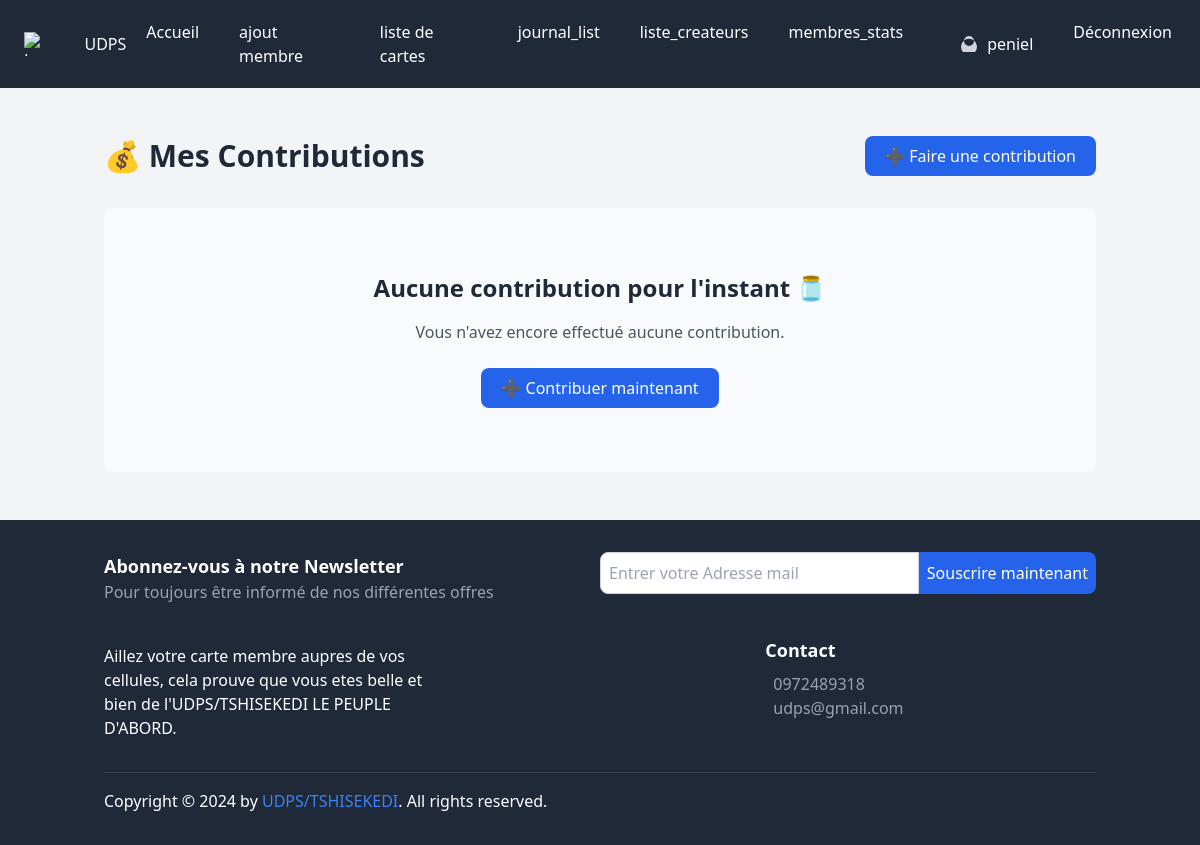
The app's page /user/mes-contributions/ (signed in), older data.
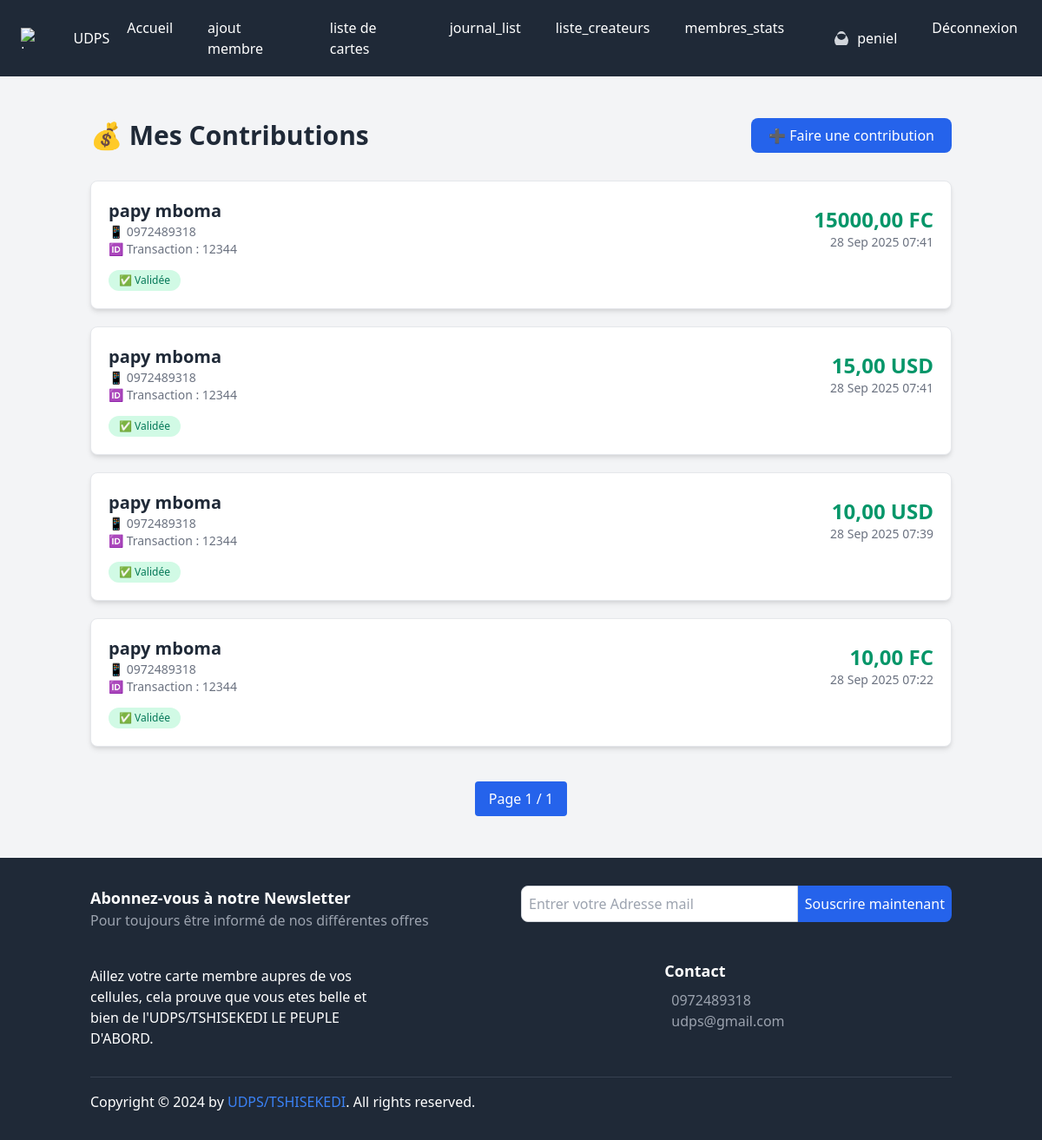
The same page, newer data.
### core/models.py (models this page shows, shortened)
class CustomUser(AbstractUser):
    email = models.EmailField(unique=True)
    profile_pic = models.ImageField(upload_to="p_img", blank=True, null=True)
    address = models.CharField(max_length=50, blank=True, null=True)
    phone = models.CharField(max_length=11, blank=True, null=True)
    role = models.CharField(max_length=50, blank=True, null=True)
    bio = models.TextField(blank=True, null=True)
    is_active_user = models.BooleanField(default=False)  # utilisateur désactivé par défaut
    province = models.CharField(max_length=100, blank=True, null=True)
    ville_ou_district = models.CharField(max_length=100, blank=True, null=True)
    commune_ou_contree = models.CharField(max_length=100, blank=True, null=True)
    USERNAME_FIELD = 'email'
    REQUIRED_FIELDS = ('username',)

class Contribution(models.Model):
    DEVISE_CHOICES = [
        ('USD', 'Dollar américain (USD)'),
        ('FC', 'Franc congolais (FC)'),
    ]
    user = models.ForeignKey(
        settings.AUTH_USER_MODEL,
        on_delete=models.CASCADE,
        null=True,
        blank=True,
        related_name='contributions'
    )
    nom_contributeur = models.CharField(max_length=100)
    montant = models.DecimalField(max_digits=10, decimal_places=2)
    devise = models.CharField(max_length=3, choices=DEVISE_CHOICES, default='FC')  # ✅ Nouveau champ
    id_transaction = models.CharField(max_length=255)
    phone_number = models.CharField(max_length=20)
    date_contribution = models.DateTimeField(auto_now_add=True)
    is_active = models.BooleanField(default=False)

### core/views.py (the view)
# urls.py: path("mes-contributions/", views.mes_contributions_view, name="mes_contributions"),
@login_required
def mes_contributions_view(request):
    contributions_list = (
        Contribution.objects
        .filter(user=request.user, is_active=True)  # ✅ on filtre uniquement les contributions validées
        .order_by('-date_contribution')
    )
    paginator = Paginator(contributions_list, 8)  # tu peux changer le nombre par page
    page_number = request.GET.get("page")
    page_obj = paginator.get_page(page_number)
    return render(request, "core/mes_contributions.html", {
        "page_obj": page_obj
    })

### core/templates/core/mes_contributions.html (shortened to what this page needs)
{% extends "base.html" %}
{% block content %}
<div class="max-w-5xl mx-auto py-12 px-4">
    <div class="flex justify-between items-center mb-8">
        <h1 class="text-3xl font-bold text-gray-800">💰 Mes Contributions</h1>
        <a href="{% url 'contribute' %}"
           class="bg-blue-600 text-white px-5 py-2 rounded-lg hover:bg-blue-700 transition">
           ➕ Faire une contribution
        </a>
    </div>
    {% if page_obj %}
        <div class="grid gap-5">
            {% for c in page_obj %}
                <div class="bg-white shadow-md rounded-lg p-5 border border-gray-200 hover:shadow-lg transition">
                    <div class="flex justify-between items-center">
                        <div>
                            <h2 class="text-xl font-semibold text-gray-800">
                                {{ c.nom_contributeur }}
                            </h2>
                            <p class="text-sm text-gray-500">📱 {{ c.phone_number }}</p>
                            <p class="text-sm text-gray-500">🆔 Transaction : {{ c.id_transaction }}</p>
                        </div>
                        <div class="text-right">
                            <p class="text-2xl font-bold text-green-600">
                                {{ c.montant }} {{ c.devise }}
                            </p>
                            <p class="text-sm text-gray-500">
                                {{ c.date_contribution|date:"d M Y H:i" }}
                            </p>
                        </div>
                    </div>
                    <div class="mt-3">
                        {% if c.is_active %}
                            <span class="inline-block bg-green-100 text-green-700 text-xs px-3 py-1 rounded-full">✅ Validée</span>
                        {% else %}
                            <span class="inline-block bg-yellow-100 text-yellow-700 text-xs px-3 py-1 rounded-full">⏳ En attente</span>
                        {% endif %}
                    </div>
                </div>
            {% endfor %}
        </div>
        <div class="mt-10 flex justify-center space-x-2">
            <span class="px-4 py-2 bg-blue-600 text-white rounded">
                Page {{ page_obj.number }} / {{ page_obj.paginator.num_pages }}
            </span>
        </div>
    {% else %}
        <div class="text-center py-16 bg-gray-50 rounded-lg">
            <h2 class="text-2xl font-semibold text-gray-800 mb-4">Aucune contribution pour l'instant 🫙</h2>
            <p class="text-gray-600 mb-6">Vous n'avez encore effectué aucune contribution.</p>
            <a href="{% url 'contribute' %}"
               class="inline-block bg-blue-600 text-white px-5 py-2 rounded-lg hover:bg-blue-700 transition">
               ➕ Contribuer maintenant
            </a>
        </div>
    {% endif %}
</div>
{% endblock %}

### templates/base.html (shortened to what this page needs)
{% load static %}
<!DOCTYPE html>
<html lang="fr">
<head>
    <link href="https://cdn.jsdelivr.net/npm/tailwindcss@2.2.19/dist/tailwind.min.css" rel="stylesheet">
</head>
<body class="bg-gray-100">
    <nav class="bg-gray-800 text-white">
        <div class="max-w-7xl mx-auto px-4 py-3 flex justify-between items-center">
            <a href="{% url 'index' %}" class="text-gray hover:underline flex items-center bg-white-800 p-2 rounded">
                <img src="{% static 'img/logo_udps.jpg' %}" alt="Logo" class="h-6 mr-2">
                UDPS
            </a>
            <div class="hidden md:flex space-x-4">
                <a href="{% url 'index' %}" class="hover:bg-gray-700 px-3 py-2 rounded">Accueil</a>
                {% if request.user.is_authenticated and request.user.is_active_user %}
                <a href="{% url 'citoyen_create' %}" class="hover:bg-gray-700 px-3 py-2 rounded">ajout membre</a>
                {% endif %}
                {% if request.user.is_authenticated and request.user.is_active_user %}
                <a href="{% url 'citoyens_list' %}" class="hover:bg-gray-700 px-3 py-2 rounded">liste de cartes</a>
                {% endif %}
                {% if request.user.is_authenticated and request.user.is_active_user %}
                <a href="{% url 'journal_list' %}" class="hover:bg-gray-700 px-3 py-2 rounded">journal_list</a>
                {% endif %}
                {% if request.user.is_authenticated and request.user.is_active_user %}
                <a href="{% url 'liste_createurs' %}" class="hover:bg-gray-700 px-3 py-2 rounded">liste_createurs</a>
                {% endif %}
                {% if request.user.is_authenticated and request.user.is_active_user %}
                <a href="{% url 'citoyens_dashboard_stats' %}" class="hover:bg-gray-700 px-3 py-2 rounded">membres_stats</a>
                {% endif %}
                {% if request.user.is_authenticated %}
                <a href="{% url 'profile' user.id %}" class="flex items-center space-x-2 hover:bg-gray-700 px-3 py-2 rounded">
                    <svg xmlns="http://www.w3.org/2000/svg"
                         class="h-5 w-5 text-gray-300"
                         viewBox="0 0 20 20"
                         fill="currentColor">
                      <path fill-rule="evenodd"
                            d="M10 2a5 5 0 100 10 5 5 0 000-10zM4 18a8 8 0 1112 0H4z"
                            clip-rule="evenodd" />
                    </svg>
                    <span>{{ request.user.username }}</span>
                  </a>
                    <a href="{% url 'signout' %}" class="hover:bg-gray-700 px-3 py-2 rounded">Déconnexion</a>
                {% else %}
                    <a href="{% url 'signup' %}" class="hover:bg-gray-700 px-3 py-2 rounded">S'inscrire</a>
                    <a href="{% url 'signin' %}" class="hover:bg-gray-700 px-3 py-2 rounded">Connexion</a>
                {% endif %}
            </div>
        </div>
    </nav>
      {% block content %}{% endblock content %}
    <footer class="bg-gray-800 text-white py-8">
        <div class="container mx-auto px-4">
            <div class="mb-8">
                <div class="flex flex-col md:flex-row">
                    <div class="md:w-1/2 mb-4 md:mb-0">
                        <h3 class="text-lg font-bold">Abonnez-vous à notre Newsletter</h3>
                        <p class="text-gray-400">Pour toujours être informé de nos différentes offres</p>
                    </div>
                    <div class="md:w-1/2">
                        <form action="https://api.web3forms.com/submit" method="POST" class="flex">
                            <input type="email" name="email" placeholder="Entrer votre Adresse mail" required class="flex-1 p-2 rounded-l-lg border border-gray-300" />
                            <button class="bg-blue-600 text-white p-2 rounded-r-lg">Souscrire maintenant</button>
                        </form>
                    </div>
                </div>
            </div>
            <div class="flex flex-col md:flex-row mb-8">
                <div class="md:w-1/3 mb-4 md:mb-0">
                    <p>Aillez votre carte membre aupres de vos cellules, cela prouve que vous etes belle et bien de l'UDPS/TSHISEKEDI LE PEUPLE D'ABORD.</p>
                </div>
                <div class="md:w-1/3 mb-4 md:mb-0">
                </div>
                <div class="md:w-1/3">
                    <h3 class="text-lg font-bold">Contact</h3>
                    <div class="mt-2">
                        <p class="flex items-center"><a href="callto:+243 97 24 89 318" class="text-gray-400 hover:text-white">0972489318</a></p>
                        <p class="flex items-center"><a href="mailto:ngelekapeniel@gmail.com" class="text-gray-400 hover:text-white">udps@gmail.com</a></p>
                    </div>
                </div>
            </div>
            <div class="border-t border-gray-700 pt-4">
                <div class="flex justify-between items-center">
                    <div>
                        <p class="mb-0">Copyright © 2024 by <a href="#" class="text-blue-500 hover:underline">UDPS/TSHISEKEDI</a>. All rights reserved.</p>
                    </div>
                </div>
            </div>
        </div>
    </footer>
</body>
</html>

Row changes from the older to the newer data that the page shows:
added Contribution: nom_contributeur "papy mboma", phone_number "0972489318", id_transaction "12344", montant "15000,00", devise "FC", date_contribution "28 Sep 2025 07:41", is_active "✅ Validée"
added Contribution: nom_contributeur "papy mboma", phone_number "0972489318", id_transaction "12344", montant "15,00", devise "USD", date_contribution "28 Sep 2025 07:41", is_active "✅ Validée"
added Contribution: nom_contributeur "papy mboma", phone_number "0972489318", id_transaction "12344", montant "10,00", devise "USD", date_contribution "28 Sep 2025 07:39", is_active "✅ Validée"
added Contribution: nom_contributeur "papy mboma", phone_number "0972489318", id_transaction "12344", montant "10,00", devise "FC", date_contribution "28 Sep 2025 07:22", is_active "✅ Validée"
Text that changed along with them:
{{ page_obj.number }}: (not shown) → "1"
{{ page_obj.paginator.num_pages }}: (not shown) → "1"
text no longer shown: "Aucune contribution pour l'instant 🫙 Vous n'avez encore effectué aucune contribution. ➕ Contribuer maintenant"
text now shown: "Page /"
